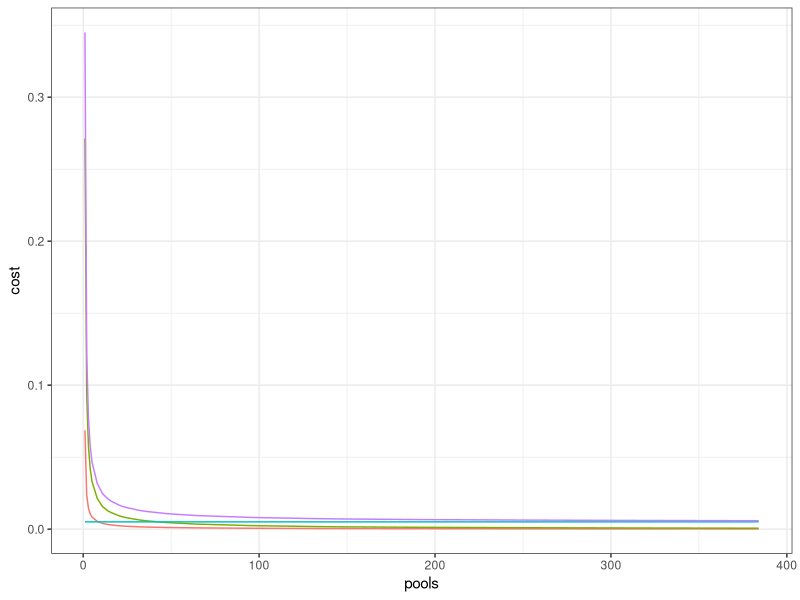
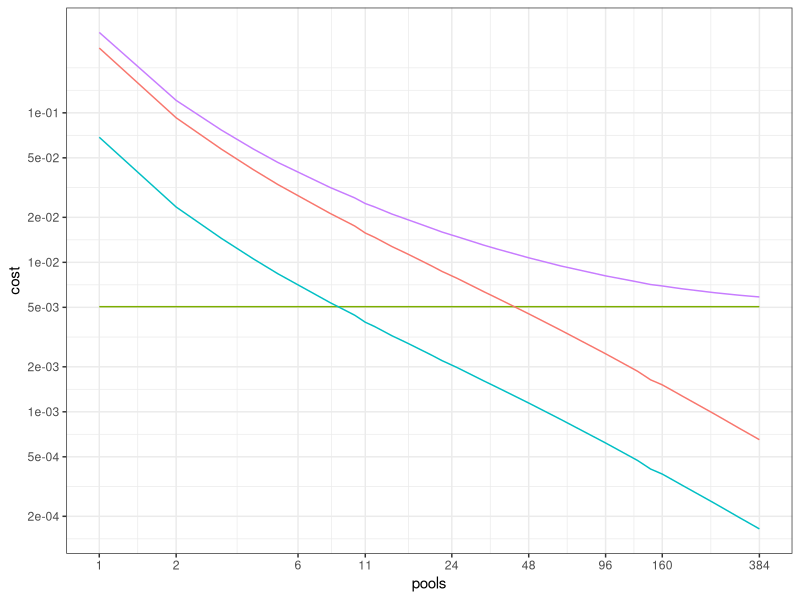
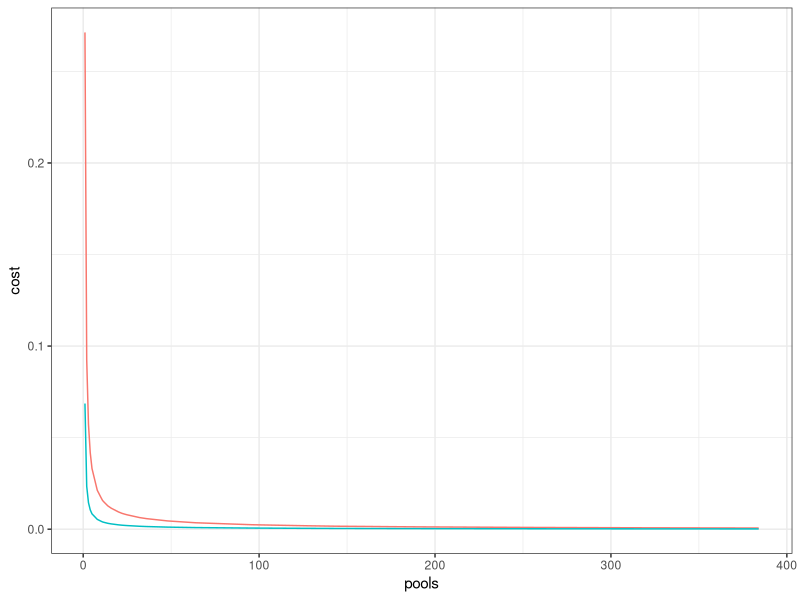
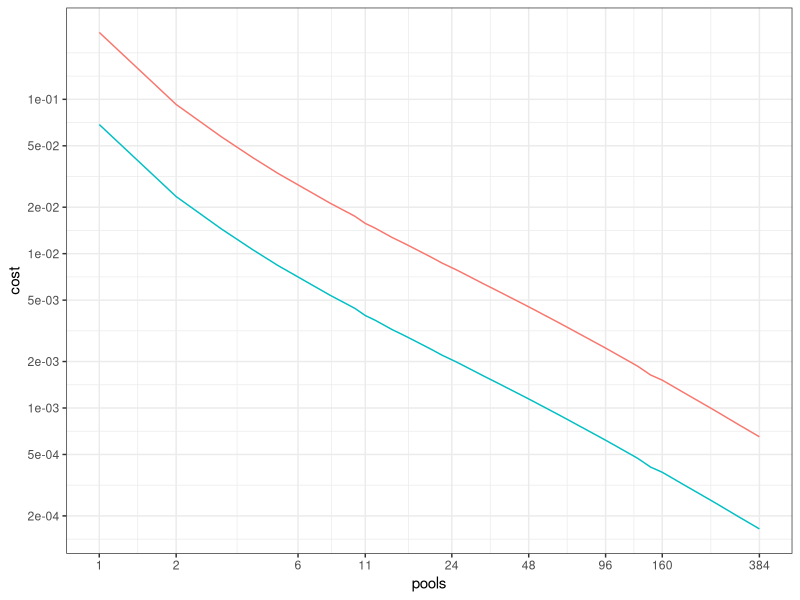
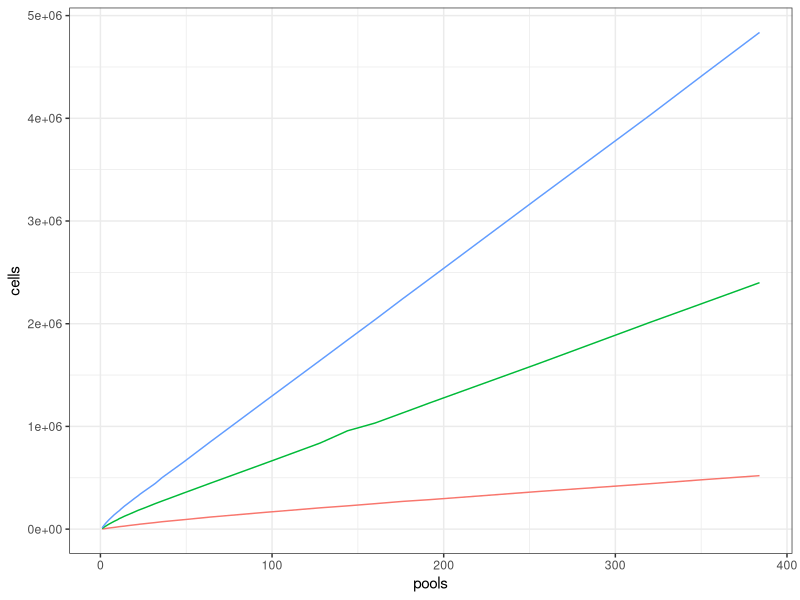
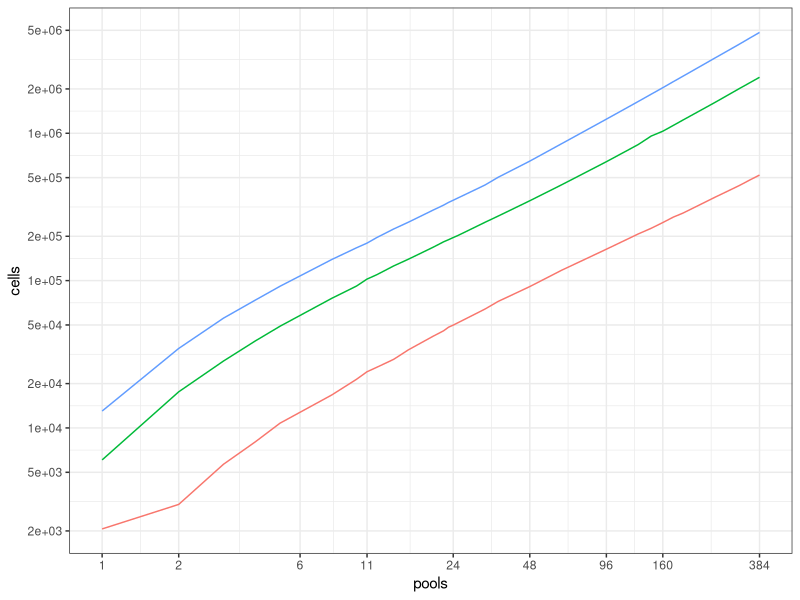

Here is the R script that generated these plots, in order: (Note: a time limit stopped this script after it produced the figures.)
library(ggplot2);
library(plyr)
setwd("~/Box/Papers/In Preparation/2019.Hwang.scitoseq/Code")

## cost per read assuming $7083 per 3 billion reads
## cost.seq.base <- 7083/3e9
## assuming $7/gigabase and we read 100 bases
##cost.seq.per.read <- 5/1e9*100
cost.seq.per.read <- 28332/12e9;
## ucsf discount
cost.seq.per.read <- 2.4/1e6

## cost per well
cost.prep.per.well <- 1482;
## cost per antibody
cost.ab.per.ab <- 7.5;
## number of markers
n.markers <- 50;

## simulate cid-seq
## assume 500 (tn5) + 934 rt + 1150 master mix + 300 = 2884
## cost per drop = 657/50000+(300)/50000 = 0.03

## crr cell recovery rate
crr <- 0.6;

pools_list <- c(1,2,3,4,5,8,10,11,12,14,16,20,22,23,24,25,32,36,48,64,96,128,144,160,176,192,256,320, 352,384);

## estimates cells_loaded for a specific cell_recovered
cells_recovered <- function(cells_loaded, cells_recovered_target, crr=0.6) {
  lambda <- cells_loaded/100000;
  
  cells_per_drop <- rpois(100000,lambda);
  ## this is because the capture rate is ~50%
  cells_per_drop <- cells_per_drop[sample(1:length(cells_per_drop), length(cells_per_drop)*crr)];

  cells_recovered <- sum(cells_per_drop)
    
  return(abs(cells_recovered-cells_recovered_target));
}

## estimates cells_loaded for a specific cell_recovered
drops_recovered <- function(cells_loaded, drops_recovered_target, crr=0.6) {
  lambda <- cells_loaded/100000;
  
  cells_per_drop <- rpois(100000,lambda);
  ## this is because the capture rate is ~50%
  cells_per_drop <- cells_per_drop[sample(1:length(cells_per_drop), length(cells_per_drop)*crr)];
  
  drops_recovered <- sum(cells_per_drop>0)
  
  return(abs(drops_recovered-drops_recovered_target));
}

cr.func.exact <- function(cells_loaded, pools) {
  numerator <- 1-exp(-cells_loaded/(pools*100000))*(1+cells_loaded/(pools*100000))
  denominator <- 1-exp(-cells_loaded/(pools*100000))
  return(numerator/denominator)
  
}
#cr.func2(optimize(cells_recovered, interval=c(1e3,1e6), cells_recovered_target=35371)$minimum,1)
  
##lambda.cid <- 1.6;
##cr.func <- function(cells_loaded, lambda, pools, cr_target=0.05) {
cr.func2 <- function(cells_loaded, pools, crr) {
  ## cells_loaded
  lambda = cells_loaded/100000;
  ##cells_per_drop<-rpois(100000,lambda);
  cells_per_drop<-rpois(100000,lambda);
  ## this is because the capture rate is ~50%
  cells_per_drop <- cells_per_drop[sample(1:length(cells_per_drop), length(cells_per_drop)*crr)];
  
  ## number of pool barcodes not tagging a cell
  bc0 <- pools * (1-1/pools)^cells_per_drop;
  
  ## number of pool barcodes tagging exactly one cell
  bc1 <- cells_per_drop*(1-1/pools)^(cells_per_drop-1);
  
  ## number of pool barcodes tagging > 1 cell
  bc2 <- pools - bc0 - bc1;
  
  tmp <- bc2/(bc1+bc2)*cells_per_drop;
  
  cr <- sum(na.omit(tmp))/sum(cells_per_drop[!is.na(tmp)]);
  
  cr3 <- mean(bc2/(bc1+bc2),na.rm=T);
  
  ##return(abs(cr-cr_target))
  return(list(sum(cells_per_drop),sum(bc1+bc2),cr3))
}

cr.func <- function(cells_loaded, pools, cr_target=0.05) {
  ## cells_loaded
  lambda = cells_loaded/100000;
  ##cells_per_drop<-rpois(100000,lambda);
  cells_per_drop<-rpois(100000,lambda);
  ## this is because the capture rate is ~50%
  cells_per_drop <- cells_per_drop[sample(1:length(cells_per_drop), length(cells_per_drop)*crr)];
  
  ## number of pool barcodes not tagging a cell
  bc0 <- pools * (1-1/pools)^cells_per_drop;
  
  ## number of pool barcodes tagging exactly one cell
  bc1 <- cells_per_drop*(1-1/pools)^(cells_per_drop-1);
  
  ## number of pool barcodes tagging > 1 cell
  bc2 <- pools - bc0 - bc1;
  
  tmp <- bc2/(bc1+bc2)*cells_per_drop;
  
  cr <- sum(na.omit(tmp))/sum(cells_per_drop[!is.na(tmp)]);

  cr3 <- mean(bc2/(bc1+bc2),na.rm=T);
  
  ##return(abs(cr-cr_target))
  return(abs(cr3-cr_target))
}

sim <- function(cr_target = 0.05) {
  cells <- NULL;
  crs <- NULL;
  crs2 <- NULL;
  crs3 <- NULL;
  cost.prep <- NULL;
  cost.seq <- NULL;
  cost.ab <- NULL;
  singlets <- NULL;
  collisions <- NULL;
  lambdas <- NULL;
  empties2 <- NULL;
  singlets2 <- NULL;
  collisions2 <- NULL;
  drops <- NULL;
  
  ## simulate for collision rate of 0.05
  for(pools in pools_list) {
    ## use two different sets of intervals to avoid some weird boundary conditions
    if(pools < 10) {
      interval = c(0,10*100000);
    } else {
      interval = c(0,100*100000);
    }
    cells_loaded <- optimize(cr.func,interval=interval,pools=pools,tol=1e-7, cr_target = cr_target)$minimum
    lambda.cid <- cells_loaded/100000
    lambdas <- c(lambdas, lambda.cid);
    ##cells_per_drop<-rpois(cells_loaded/2,lambda.cid);
    cells_per_drop<-rpois(100000,lambda.cid);
    cells_per_drop <- cells_per_drop[sample(1:length(cells_per_drop), length(cells_per_drop)*crr)];
    
    cells <- c(cells, sum(cells_per_drop));
    bc0 <- pools * (1-1/pools)^cells_per_drop;
    bc1 <- cells_per_drop*(1-1/pools)^(cells_per_drop-1);
    bc2 <- pools - bc0 - bc1;
    tmp <- bc2/(bc1+bc2)*cells_per_drop;
    cr <- sum(na.omit(tmp))/sum(cells_per_drop[!is.na(tmp)]);
    crs <- c(crs, cr);
    
    ## definition from vijay ramani
    crs3 <- c(crs3, mean(bc2/(bc1+bc2),na.rm=T))
  
    singlet <- sum(cells_per_drop)*(1-cr)
    collision <- sum(cells_per_drop)*cr
    singlets <- c(singlets, singlet);
    collisions <- c(collisions, collision);
    
    empty2 <-  length(which(cells_per_drop==0));
    singlet2 <- length(which(cells_per_drop==1));
    collision2 <- length(which(cells_per_drop>1));
    empties2 <-  c(empties2, empty2);
    singlets2 <- c(singlets2, singlet2);
    collisions2 <- c(collisions2, collision2);

    crs2 <- c(crs2, collision2/(collision2+singlet2))
    
    drops <- c(drops, length(which(cells_per_drop>0)))
  }

  cost.prep <- c(cost.prep, cost.prep.per.well/singlets);##*100000
  ## assuming 10 reads per marker
  cost.seq <- rep(c(cost.seq, 40*n.markers*cost.seq.per.read)/(1-cr_target))##/(1-cr))*100000,length(singlets));
  ## assuming 50 abs, $1k per antibody and each conjugation can be used for 100 reactions
  cost.ab <- c(cost.ab, cost.ab.per.ab*n.markers/singlets);
    
  ## plot everything
  plot.cost.df <- rbind(data.frame(cost=cost.prep+cost.seq+cost.ab, pools=pools_list, method="scito-seq",type="total",lambda=lambdas),
                   data.frame(cost=cost.prep, pools=pools_list, method="scito-seq", type="prep",lambda=lambdas),
                   data.frame(cost=cost.seq, pools=pools_list, method="scito-seq", type="seq",lambda=lambdas),
                   data.frame(cost=cost.ab, pools=pools_list, method="scito-seq", type="ab",lambda=lambdas))
  
  plot.cells.df <- rbind(data.frame(drops=drops, cells=cells, singlets=singlets, collisions=collisions, empties2=empties2, singlets2=singlets2, collisions2=collisions2, cr=crs, cr2=crs2, cr3 = crs3, pools=pools_list, method="scito-seq"))
  
  
  return(list(plot.cost.df, plot.cells.df));
}

sim.5 <- sim(0.05);
sim.1 <- sim(0.01);
sim.10 <- sim(0.10);
sim.20 <- sim(0.20);

## plot cost vs pools
plot.cost.final.df <- rbind(##data.frame(sim.1[[1]],cr=0.01),
                            data.frame(sim.5[[1]],cr_target=0.05))#,
                            ##data.frame(sim.10[[1]],cr=0.1))
##ggsave("cost.vs.pools.pdf", ggplot(aes(pools, cost, linetype=type, color=as.factor(cr)),data=plot.cost.final.df)+geom_line()+theme_bw(),width=3,height=3);##+theme(legend.position='none')
##ggsave("cost.vs.pools.log.pdf", ggplot(aes(pools, cost, linetype=type, color=as.factor(cr)),data=plot.cost.final.df)+geom_line()+theme_bw()+scale_y_log10(breaks=c(1e-5, 2e-5, 5e-5, 1e-4, 2e-4, 5e-4, 1e-3, 2e-3, 5e-3, 1e-2, 2e-2, 5e-2, 1e-1)),width=3,height=3);##+theme(legend.position='none')
ggsave("cost.vs.pools.5.pdf", ggplot(aes(pools, cost, color=as.factor(type)),data=plot.cost.final.df)+geom_line()+theme_bw()+theme(legend.position='none'),width=3,height=3)
plot.cost.final.df$type <- factor(plot.cost.final.df$type, levels=c("seq","prep","ab","total"))
plot.cost.final.df <- plot.cost.final.df[order(plot.cost.final.df$type),]
ggsave("cost.vs.pools.log.5.pdf", ggplot(aes(pools, cost, color=type),data=plot.cost.final.df)+geom_line()+theme_bw()+theme(legend.position='none')+scale_color_manual(values=c("#7CAE00","#F8766D","#00BFC4","#C77CFF"))+scale_x_log10(breaks=c(1,2,6,11,24,48,96,160,384))+scale_y_log10(breaks=c(1e-5, 2e-5, 5e-5, 1e-4, 2e-4, 5e-4, 1e-3, 2e-3, 5e-3, 1e-2, 2e-2, 5e-2, 1e-1)),width=3,height=3);##

ggsave("prep.cost.vs.pools.5.pdf", ggplot(aes(pools, cost, color=as.factor(type)),data=plot.cost.final.df[plot.cost.final.df$type!="total" & plot.cost.final.df$type!="seq",])+geom_line()+theme_bw()+theme(legend.position='none'),width=3,height=3)
ggsave("prep.cost.vs.pools.log.5.pdf", ggplot(aes(pools, cost, color=as.factor(type)),data=plot.cost.final.df[plot.cost.final.df$type!="total" & plot.cost.final.df$type!="seq",])+geom_line()+theme_bw()+theme(legend.position='none')+scale_x_log10(breaks=c(1,2,6,11,24,48,96,160,384))+scale_y_log10(breaks=c(1e-5, 2e-5, 5e-5, 1e-4, 2e-4, 5e-4, 1e-3, 2e-3, 5e-3, 1e-2, 2e-2, 5e-2, 1e-1)),width=3,height=3);##+theme(legend.position='none')


## plot cells vs pools
plot.cells.final.df <- rbind(data.frame(sim.1[[2]],cr_target=0.01),
                             data.frame(sim.5[[2]],cr_target=0.05),
                             data.frame(sim.10[[2]],cr_target=0.1))
ggsave("cells.vs.pools.pdf", ggplot(aes(pools, cells, color=as.factor(cr_target)),data=plot.cells.final.df)+geom_line()+theme_bw()+theme(legend.position='none'),width=3,height=3);
ggsave("cells.vs.pools.log.pdf", ggplot(aes(pools, cells, color=as.factor(cr_target)),data=plot.cells.final.df)+geom_line()+theme_bw()+theme(legend.position='none')+scale_x_log10(breaks=c(1,2,6,11,24,48,96,160,384))+scale_y_log10(breaks=c(1000,2000,5000,10000,20000,50000,100000,200000,500000,1e6,2e6, 5e6)),width=3,height=3);
##ggsave("cells.vs.pools.5.pdf", ggplot(aes(pools, cells, color=as.factor(cr)),data=plot.cells.final.df)+geom_line()+theme_bw()+theme(legend.position='none'),width=3,height=3);
##ggsave("cells.vs.pools.log.5.pdf", ggplot(aes(pools, cells, color=as.factor(cr)),data=plot.cells.final.df)+geom_line()+theme_bw()+theme(legend.position='none')+scale_y_log10(breaks=c(1000,2000,5000,10000,20000,50000,100000,200000,500000,1e6)),width=3,height=3);

## plot collision rates vs cells loaded

# ## let's first simulate pretending we have only one batch and set batch = 0
# ## this should match batch = 1 results below
# drops_10x <- NULL; cells_10x <- NULL; crs_10x <- NULL;
# for (lambda in seq(0.1,3,0.1)) {
#   cells_per_drop = rpois(100000, lambda=lambda);
#   ##sim = sapply(sim, function(x) rbinom(1,x,prob=.6));
#   cells_per_drop <- cells_per_drop[sample(1:length(cells_per_drop), length(cells_per_drop)*.6)];
#   drops_10x <<- c(drops_10x,length(which(cells_per_drop>0)));
#   cells_10x <<- c(cells_10x, sum(cells_per_drop));
#   crs_10x <<- c(crs_10x,length(which(cells_per_drop>1))/length(which(cells_per_drop>0)))
# }
# 
# plot.cells_loaded.crs.df <- data.frame(drops=drops_10x, cells_loaded=cells_10x/.6, cells_recovered=cells_10x, crs=crs_10x, type="expected", pools=0);
plot.cells_loaded.crs.df <- NULL;

## now let's simulate multiple pools
for (pools in c(1,2,5,10,20,48,96,384)) {
  drops <- NULL; multiplets <- NULL; cells <- NULL; crs2 <- NULL;
  crs <- NULL; crs3 <- NULL; cells_loaded_list <- 10^seq(3, 6, 0.5);

  for (cells_loaded in cells_loaded_list) {
    print(cells_loaded)
    cells_per_drop = rpois(100000, lambda=cells_loaded/100000);
    ##sim = sapply(sim, function(x) rbinom(1,x,prob=.6));
    cells_per_drop <- cells_per_drop[sample(1:length(cells_per_drop), length(cells_per_drop)*crr)];
    drops <<- c(drops,length(which(cells_per_drop>0))); 
    cells <<- c(cells, sum(cells_per_drop));
    multiplets <<- c(multiplets, length(which(cells_per_drop>1)))
  
    ## code to calculate collision rate as a function of pool barcodes
    
    ## droplet containing cells
    cells_per_dcc = cells_per_drop[which(cells_per_drop>0)];
    
    ## number of pool barcodes not tagging a cell in a droplet
    bc0 <- pools * (1-1/pools)^cells_per_dcc;
  
    ## number of pool barcodes tagging exactly one cell in a dropet
    ## bc1 <- cells_per_dcc*(1-1/pools)^(cells_per_dcc-1);
    bc1 <- cells_per_dcc * (1-1/pools)^(cells_per_dcc-1);
    
    ## number of pool barcodes tagging > 1 cell in a droplet
    bc2 <- pools - bc0 - bc1;
    
    ##tmp <- bc2/(bc1+bc2)*cells_per_dcc;
    ##cr <- sum(na.omit(tmp))/sum(cells_per_dcc[!is.na(tmp)]);

    ##cr3 <- mean(bc2/(bc1+bc2),na.rm=T);
    cr <- sum(bc2)/sum(bc1+bc2);
    
    crs <<- c(crs,cr)
    
    unique_barcodes_per_dcc <- NULL;
    bc2_sim <- NULL;
    bc0_sim <- NULL;
    bc1_sim <- NULL;

    # for(x in cells_per_dcc) {
    #   bc2_sim_iter <- NULL;
    #   bc0_sim_iter <- NULL;
    #   bc1_sim_iter <- NULL;
    #   
    #   for(iter in 1:100) {
    #     ##print(x)
    #     tmp <- sample(1:pools,x,replace=T)
    #     tab <- tabulate(tmp,nbins=pools);
    #     
    #     unique_barcodes_per_dcc <- c(unique_barcodes_per_dcc,length(unique(tmp)));
    #     bc2_sim_iter <- c(bc2_sim_iter, sum(tab>1))
    #     bc0_sim_iter <- c(bc0_sim_iter, sum(tab==0))
    #     bc1_sim_iter <- c(bc1_sim_iter, sum(tab==1))
    #   }
    #   bc2_sim <- c(bc2_sim, mean(bc2_sim_iter));
    #   bc0_sim <- c(bc0_sim, mean(bc0_sim_iter));
    #   bc1_sim <- c(bc1_sim, mean(bc1_sim_iter));
    #   
    #   
    # }

    for(x in cells_per_dcc) {
        tmp <- sample(1:pools,x,replace=T)
        unique_barcodes_per_dcc <- c(unique_barcodes_per_dcc,length(unique(tmp)));
        tab <- tabulate(tmp,nbins=pools);
        bc2_sim <- c(bc2_sim, sum(tab>1))
        bc0_sim <- c(bc0_sim, sum(tab==0))
        bc1_sim <- c(bc1_sim, sum(tab==1))
    }

    cr2 <- sum(bc2_sim)/sum(unique_barcodes_per_dcc)
    cr3 <- sum(unique_barcodes_per_dcc!=cells_per_dcc)/length(cells_per_dcc)
    
    crs2 <<- c(crs2, cr2)
    crs3 <<- c(crs3, cr3)
  }

  plot.cells_loaded.crs.df <- rbind(plot.cells_loaded.crs.df, 
                                    data.frame(drops=drops,
                                               cells_loaded=cells_loaded_list, 
                                               cells_recovered = cells,
                                               multiplets = multiplets,
                                               singlets=drops-multiplets,
                                               empties=100000*crr-drops,
                                               crs=crs,
                                               crs_drops = crs3,
                                               pools=pools,
                                               type="expected"),
                                    data.frame(drops=drops,
                                               cells_loaded=cells_loaded_list, 
                                               cells_recovered = cells,
                                               multiplets=multiplets,
                                               singlets=drops-multiplets,
                                               empties=100000*crr-drops,
                                               crs=crs2,
                                               crs_drops = crs3,
                                               pools=pools,
                                               type="simulated"));
                                    ##data.frame(drops=drops,cells_loaded=cells_loaded_list, cells_recovered = cells,crs=crs,pools=pools,type="expected"));
}


##observed_drops <- c(8765,9067,7357,17730,34549,38631,41391,55404);
##observed_drs <- c(.1409,.1777,.1049,0.1679,0.3804,0.4552,0.483438429,0.807838784)

observed_drops <- c(8765,7357,17730,34549,38674)##,41391,59433);

## add the 100k and 200k t/b experiments
observed_drops <- c(observed_drops, c(42386, 59433))
##observed_crs <- c(.1409,.1049,0.1679,0.3804,0.4552,0.483438429,0.807838784)
##observed_crs <- c(.0845,.0837,0.1679,0.3804,0.4552,0.483438429,0.807838784)

## this is based on tx
observed_crs <- c(.0906,.1064,0.1679,0.3804,0.4552,0.483438429,0.8403718)
## this is based on ab
observed_crs <- c(.0819,.0883,0.1717,0.3930,0.3865)

## add the 100k and 200k t/b experiment
observed_crs <- c(observed_crs, c(0.483438429,0.8403718))

## this is the 2 batch results
observed_drops <- c(observed_drops, 8765,7357,17730, 34549, 38674);
observed_crs <- c(observed_crs, .0250,.0270, 0.06, 0.14, 0.045)

## add in the t/b experiments
observed_drops <- c(observed_drops, c(42386, 59433));
observed_crs <- c(observed_crs, c(0.101,0.15)) ## not getting 6.3% yet 

## drops to cells conversion
observed_cells_loaded_pred <- NULL;
observed_drops_pred <- NULL;
observed_cells_pred <- NULL;
observed_multiplets_pred <- NULL;

for(observed_cr in observed_crs) {
  observed_cells_loaded_pred_i <- optimize(cr.func,interval=c(0,10*100000),pools=1,tol=1e-7, cr_target = observed_cr)$minimum;
  observed_cells_loaded_pred <<- c(observed_cells_loaded_pred,observed_cells_loaded_pred_i);
  
  observed_cells_per_drop_pred_i = rpois(100000, lambda=observed_cells_loaded_pred_i/100000);
  observed_cells_per_drop_pred_i <- observed_cells_per_drop_pred_i[sample(1:length(observed_cells_per_drop_pred_i), length(observed_cells_per_drop_pred_i)*crr)];
  observed_drops_pred <<- c(observed_drops_pred,length(which(observed_cells_per_drop_pred_i>0))); 
  observed_cells_pred <<- c(observed_cells_pred, sum(observed_cells_per_drop_pred_i));
  observed_multiplets_pred <<- c(observed_multiplets_pred,length(which(observed_cells_per_drop_pred_i>1))); 
  
}

plot.cells_loaded.crs.df <- rbind(data.frame(drops=observed_drops,
                                             cells_loaded=observed_cells_loaded_pred,
                                             cells_recovered=observed_cells_pred,
                                             multiplets=observed_multiplets_pred,
                                             singlets=observed_drops-observed_multiplets_pred,
                                             empties=100000*crr-observed_drops,
                                             crs=observed_crs,
                                             crs_drops=observed_crs,type="observed",pools=1),
             plot.cells_loaded.crs.df)

ggsave("cells_loaded.vs.crs.pdf",ggplot(data=plot.cells_loaded.crs.df, aes(cells_loaded, crs, color=as.factor(pools)))+
  geom_point(aes(alpha=as.factor(type)))+geom_line(aes(linetype=as.factor(type)),position = position_dodge(width = 0.05))+
  scale_alpha_manual(values=c(1,0,0))+scale_linetype_manual(values=c("blank","dashed","solid"))+
  theme_bw()+scale_x_log10(breaks=c(1e3,2e3,5e3,1e4,2e4,5e4,1e5,2e5,5e5,1e6))+
  scale_y_log10(breaks=c(1e-5, 2e-5, 5e-5, 1e-4, 2e-4, 5e-4, 1e-3, 2e-3, 5e-3, 1e-2, 2e-2, 5e-2, 1e-1)), width=7, height=7)

plot.cells_loaded.crs.df <- NULL;

## now let's simulate multiple pools
for (pools in c(1,2,5,10,20,48,96,384)) {
  drops <- NULL; multiplets <- NULL; cells <- NULL; crs2 <- NULL;
  crs <- NULL; crs3 <- NULL; cells_loaded_list <- 10^seq(3, 6, 0.5);
  
  for (cells_loaded in cells_loaded_list) {
    print(cells_loaded)
    cells_per_drop = rpois(100000, lambda=cells_loaded/100000);
    ##sim = sapply(sim, function(x) rbinom(1,x,prob=.6));
    cells_per_drop <- cells_per_drop[sample(1:length(cells_per_drop), length(cells_per_drop)*crr)];
    drops <<- c(drops,length(which(cells_per_drop>0))); 
    cells <<- c(cells, sum(cells_per_drop));
    multiplets <<- c(multiplets, length(which(cells_per_drop>1)))
    
    ## code to calculate collision rate as a function of pool barcodes
    
    ## droplet containing cells
    cells_per_dcc = cells_per_drop[which(cells_per_drop>0)];
    
    ## number of pool barcodes not tagging a cell in a droplet
    bc0 <- pools * (1-1/pools)^cells_per_dcc;
    
    ## number of pool barcodes tagging exactly one cell in a dropet
    ## bc1 <- cells_per_dcc*(1-1/pools)^(cells_per_dcc-1);
    bc1 <- cells_per_dcc * (1-1/pools)^(cells_per_dcc-1);
    
    ## number of pool barcodes tagging > 1 cell in a droplet
    bc2 <- pools - bc0 - bc1;
    
    ##tmp <- bc2/(bc1+bc2)*cells_per_dcc;
    ##cr <- sum(na.omit(tmp))/sum(cells_per_dcc[!is.na(tmp)]);
    
    ##cr3 <- mean(bc2/(bc1+bc2),na.rm=T);
    cr <- sum(bc2)/sum(bc1+bc2);
    
    crs <<- c(crs,cr)
    
    unique_barcodes_per_dcc <- NULL;
    bc2_sim <- NULL;
    bc0_sim <- NULL;
    bc1_sim <- NULL;
    
    # for(x in cells_per_dcc) {
    #   bc2_sim_iter <- NULL;
    #   bc0_sim_iter <- NULL;
    #   bc1_sim_iter <- NULL;
    #   
    #   for(iter in 1:100) {
    #     ##print(x)
    #     tmp <- sample(1:pools,x,replace=T)
    #     tab <- tabulate(tmp,nbins=pools);
    #     
    #     unique_barcodes_per_dcc <- c(unique_barcodes_per_dcc,length(unique(tmp)));
    #     bc2_sim_iter <- c(bc2_sim_iter, sum(tab>1))
    #     bc0_sim_iter <- c(bc0_sim_iter, sum(tab==0))
    #     bc1_sim_iter <- c(bc1_sim_iter, sum(tab==1))
    #   }
    #   bc2_sim <- c(bc2_sim, mean(bc2_sim_iter));
    #   bc0_sim <- c(bc0_sim, mean(bc0_sim_iter));
    #   bc1_sim <- c(bc1_sim, mean(bc1_sim_iter));
    #   
    #   
    # }
    
    for(x in cells_per_dcc) {
      tmp <- sample(1:pools,x,replace=T)
      unique_barcodes_per_dcc <- c(unique_barcodes_per_dcc,length(unique(tmp)));
      tab <- tabulate(tmp,nbins=pools);
      bc2_sim <- c(bc2_sim, sum(tab>1))
      bc0_sim <- c(bc0_sim, sum(tab==0))
      bc1_sim <- c(bc1_sim, sum(tab==1))
    }
    
    cr2 <- sum(bc2_sim)/sum(unique_barcodes_per_dcc)
    cr3 <- sum(unique_barcodes_per_dcc!=cells_per_dcc)/length(cells_per_dcc)
    
    crs2 <<- c(crs2, cr2)
    crs3 <<- c(crs3, cr3)
  }
  
  plot.cells_loaded.crs.df <- rbind(plot.cells_loaded.crs.df, 
                                    data.frame(drops=drops,
                                               cells_loaded=cells_loaded_list, 
                                               cells_recovered = cells,
                                               multiplets = multiplets,
                                               singlets=drops-multiplets,
                                               empties=100000*crr-drops,
                                               crs=crs,
                                               crs_drops = crs3,
                                               pools=pools,
                                               type="expected"),
                                    data.frame(drops=drops,
                                               cells_loaded=cells_loaded_list, 
                                               cells_recovered = cells,
                                               multiplets=multiplets,
                                               singlets=drops-multiplets,
                                               empties=100000*crr-drops,
                                               crs=crs2,
                                               crs_drops = crs3,
                                               pools=pools,
                                               type="simulated"));
  ##data.frame(drops=drops,cells_loaded=cells_loaded_list, cells_recovered = cells,crs=crs,pools=pools,type="expected"));
}

plot.cells_loaded.crs.expected.df = plot.cells_loaded.crs.df[(plot.cells_loaded.crs.df$type=="expected") & (plot.cells_loaded.crs.df$batch==1),]

plot.cells_loaded.drops.df <- rbind(data.frame(cells_loaded=plot.cells_loaded.crs.expected.df$cells_loaded, drops=plot.cells_loaded.crs.expected.df$multiplets/(100000*crr), type="multiplet"),
                                    data.frame(cells_loaded=plot.cells_loaded.crs.expected.df$cells_loaded, drops=plot.cells_loaded.crs.expected.df$singlets/(100000*crr), type="singlet"),
                                    data.frame(cells_loaded=plot.cells_loaded.crs.expected.df$cells_loaded, drops=plot.cells_loaded.crs.expected.df$empties/(100000*crr), type="empties"))


ggsave("cells_loaded.vs.drops.pdf", ggplot(data=plot.cells_loaded.drops.df, aes(cells_loaded, drops, color=as.factor(type)))+
         geom_point()+geom_line()+theme_bw()+scale_x_log10(breaks=c(1e3,2e3,5e3,1e4,2e4,5e4,1e5,2e5,5e5,1e6)), width=7, height=7)


## plot density as a function of loading concentrations and lambda
cells <- NULL;
crs <- NULL;
crs2 <- NULL;
crs3 <- NULL;
cost.prep <- NULL;
cost.seq <- NULL;
cost.ab <- NULL;
singlets <- NULL;
collisions <- NULL;
lambdas <- NULL;
empties2 <- NULL;
singlets2 <- NULL;
collisions2 <- NULL;
drops <- NULL;

plot.cells_loaded.dist.df <- NULL

for(cells_loaded in c(1e3,2e3,5e3,1e4,2e4,5e4,1e5,1.81e5,2e5,5e5,1e6)) {
  lambda.cid <- cells_loaded/100000
  lambdas <- c(lambdas, lambda.cid);
  ##cells_per_drop<-rpois(cells_loaded/2,lambda.cid);
  cells_per_drop<-rpois(100000,lambda.cid);
  cells_per_drop <- cells_per_drop[sample(1:length(cells_per_drop), length(cells_per_drop)*crr)];

  cells <- c(cells, sum(cells_per_drop));
  bc0 <- pools * (1-1/pools)^cells_per_drop;
  bc1 <- cells_per_drop*(1-1/pools)^(cells_per_drop-1);
  bc2 <- pools - bc0 - bc1;
  tmp <- bc2/(bc1+bc2)*cells_per_drop;
  cr <- sum(na.omit(tmp))/sum(cells_per_drop[!is.na(tmp)]);
  crs <- c(crs, cr);
  
  ## definition from vijay ramani
  crs3 <- c(crs3, mean(bc2/(bc1+bc2),na.rm=T))
  
  singlet <- sum(cells_per_drop)*(1-cr)
  collision <- sum(cells_per_drop)*cr
  singlets <- c(singlets, singlet);
  collisions <- c(collisions, collision);
  
  empty2 <-  length(which(cells_per_drop==0));
  singlet2 <- length(which(cells_per_drop==1));
  collision2 <- length(which(cells_per_drop>1));
  empties2 <-  c(empties2, empty2);
  singlets2 <- c(singlets2, singlet2);
  collisions2 <- c(collisions2, collision2);
  
  plot.cells_loaded.dist.df <- rbind(plot.cells_loaded.dist.df,
                                     data.frame(cells_per_drop=cells_per_drop,
                                                cells_loaded=cells_loaded))
                                     
                                     
}

ggsave("cells.per.drop.dist.pdf", ggplot(data=plot.cells_loaded.dist.df, aes(cells_per_drop,fill=factor(cells_loaded)))+
  scale_y_log10()+
  scale_x_continuous(breaks=1:25)+
  geom_histogram(bins=20)+
  facet_grid(factor(cells_loaded)~.)+
  theme_bw(),width=7,height=7)
